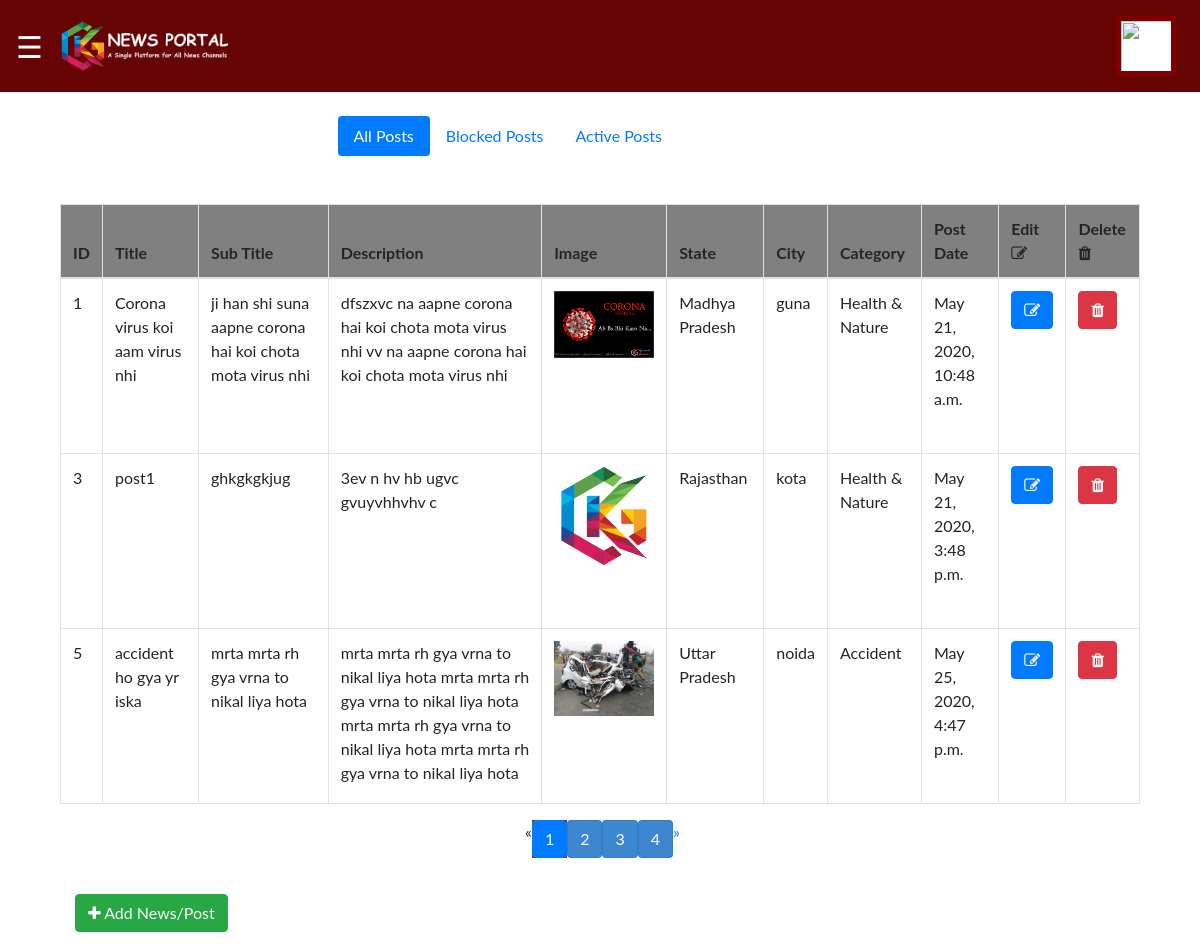
Page /super_admin/all_posts (signed in) on the committed database.
### kg_news/models.py (models this page shows, shortened)
class ChPost(models.Model):
    ch_post = models.ForeignKey(Add_news_ch, on_delete=models.CASCADE)
    title = models.CharField(max_length=50)
    sub_title = models.CharField(max_length=100)
    Description = models.TextField()
    img = models.ImageField(upload_to='uploads/posts', default='pna.jpg')
    related_img = models.ForeignKey(RelImg, on_delete=models.CASCADE)
    cdate = models.DateTimeField(auto_now_add=True)
    up_date = models.DateTimeField(auto_now=True)
    category = models.ForeignKey(Categories, on_delete=models.CASCADE)
    state = models.ForeignKey(State, on_delete=models.CASCADE)
    city = models.ForeignKey(City, on_delete=models.CASCADE)
    status = models.BooleanField(default=True)

class State(models.Model):
    STATE_CHOICE = (
        ('Rajasthan', "Rajasthan"),
        ('Madhya Pradesh', "Madhya Pradesh"),
        ('Uttar Pradesh', 'Uttar Pradesh'),
        ('Maharastra', 'Maharastra'),
        ('Gujrat', 'Gujrat'),
        ('Jammu and Kashmir', 'Jammu and Kashmir'),
        ('Bihar', 'Bihar')
    )
    state = models.CharField(choices=STATE_CHOICE, max_length=50, default='')
    status = models.BooleanField(default=True)
    def __str__(self):
        return self.state

class City(models.Model):
    city = models.CharField(max_length=100)
    cdate = models.DateTimeField(auto_now_add=True)
    def __str__(self):
        return self.city

class Categories(models.Model):
    category = models.CharField(max_length=50, unique=True)
    sub_cat = models.ForeignKey(SubCategory, on_delete=models.CASCADE)
    status = models.BooleanField(default=True)
    def __str__(self):
        return self.category

### super_admin/views.py (the view)
# urls.py: path('all_posts', views.all_posts, name='all_posts'),
def all_posts(request):
    if not request.session.get('ad_email'):
        return redirect('admin_login')
    posts=ChPost.objects.all()
    blockpost=ChPost.objects.filter(status=False)
    activepost=ChPost.objects.filter(status=True)
    page = request.GET.get('page', 1)
    paginator = Paginator(posts, 3)
    try:
        posts1 = paginator.page(page)
    except PageNotAnInteger:
        posts1 = paginator.page(1)
    except EmptyPage:
        posts1 = paginator.page(paginator.num_pages)
    paginator = Paginator(blockpost, 3)
    try:
        blockpost1 = paginator.page(page)
    except PageNotAnInteger:
        blockpost1 = paginator.page(1)
    except EmptyPage:
        blockpost1 = paginator.page(paginator.num_pages)
    paginator = Paginator(activepost, 3)
    try:
        activepost1 = paginator.page(page)
    except PageNotAnInteger:
        activepost1 = paginator.page(1)
    except EmptyPage:
        activepost1 = paginator.page(paginator.num_pages)
    dict={
        'posts':posts1,
        'blockpost':blockpost1,
        'activepost':activepost1
    }
    return render(request, 'super_admin/backend/all_posts.html', dict)

### templates/super_admin/backend/all_posts.html (shortened to what this page needs)
{% extends 'super_admin/base5.html' %}
{% load static %}
{% block main %}
<section>
<div class="container tablist" style="margin-top: 0px;">
  <br>
  <div class="container"><div class="row"> <div class="col-sm-3"></div> <div class="col-sm-6">
<ul class="nav nav-pills " role="tablist" >
    <li class="nav-item">
      <a class="nav-link active" data-toggle="pill" href="#home">All Posts</a>
    </li>
    <li class="nav-item">
      <a class="nav-link" data-toggle="pill" href="#menu1">Blocked Posts</a>
    </li>
    <li class="nav-item">
      <a class="nav-link" data-toggle="pill" href="#menu2">Active Posts</a>
    </li>
  </ul>
</div></div></div>
<br>
<div>
<div class="container">
  <div class="row">
  <div class="tab-content">
    <div id="home" class="container tab-pane active" style="background-color:white;"><br>
      <div class="table-responsive">
  <table class="table table-hover table-bordered table-responsive">
    <thead style="background-color:gray; margin:10px;">
      <tr>
        <th>ID</th>
        <th>Title</th>
        <th>Sub Title</th>
        <th>Description</th>
        <th>Image</th>
        <th>State</th>
        <th>City</th>
        <th>Category</th>
        <th>Post Date</th>
        <th>Edit<i class="fa fa-edit"></i></th>
        <th>Delete<i class="fa fa-trash" aria-hidden="true"></i></th>
      </tr>
    </thead>
    <tbody>
    {% for i in posts %}
      <tr>
        <td>{{ i.id }}</td>
        <td><div style="height:150px; overflow:scroll;">{{ i.title }}</div></td>
        <td><div style="height:150px; overflow:scroll;">{{ i.sub_title }}</div></td>
        <td><div style="height:150px; overflow:scroll;">{{ i.Description }}</div></td>
        <td><div style="width:100px;height:150px; overflow:scroll;"><img src="{{ i.img.url }}" alt="" width="100px;"></div></td>
        <td>{{ i.state }}</td>
        <td>{{ i.city }}</td>
        <td>{{ i.category }}</td>
        <td>{{ i.cdate }}</td>
        <td><a href="{% url 'ad_edit_post' i.id%}" class="btn btn-primary"><i class="fa fa-edit"></i></a></td>
        <td><a href="{% url 'ad_del_post' i.id %}" class="btn btn-danger"><i class="fa fa-trash" aria-hidden="true"></i></a></td>
      </tr>
      {% endfor %}
    </tbody>
  </table>
        </div>
<div class="container">
        <div class="row">
        <div class="col-md-5"></div>
        <div class="col-md-4">
            <center>
     {% if posts.has_other_pages %}
            <ul class="pagination">
                {% if posts.has_previous %}
                <li><a href="?page={{ users.previous_page_number }}">&laquo;</a></li>
                {% else %}
                <li class="disabled"><span>&laquo;</span></li>
                {% endif %}
                {% for i in posts.paginator.page_range %}
                {% if posts.number == i %}
                <li class="active"><span class="btn btn-primary" >{{ i }} <span class="sr-only">(current)</span></span></li>
                {% else %}
                <li><a href="?page={{ i }}" class="btn btn-primary" style="background-color:#2f7cceeb; border-color:#2f7cceeb;">{{ i }}</a></li>
                {% endif %}
                {% endfor %}
                {% if posts.has_next %}
                <li><a href="?page={{ users.next_page_number }}">&raquo;</a></li>
                {% else %}
                <li class="disabled"><span>&raquo;</span></li>
                {% endif %}
            </ul>
            {% endif %}
            </center>
        </div>
    </div>
    </div>
    </div>
  </div>
</div>
</div>
</div>
 <button class="btn btn-success" style="margin:20px 30px;"><a href="{% url 'ad_add_post' %}" style="color:white;"><i class="fa fa-plus"></i> Add News/Post</a></button></div>
</div>
{% endblock %}

### templates/super_admin/base5.html (shortened to what this page needs)
<!DOCTYPE html>
<html>
<head>
  {% load static %}
  <link rel="stylesheet" href="https://maxcdn.bootstrapcdn.com/bootstrap/4.5.0/css/bootstrap.min.css">
  <link href="https://stackpath.bootstrapcdn.com/font-awesome/4.7.0/css/font-awesome.min.css" rel="stylesheet">
</head>
<body>
<div id="main">
  <nav class="navbar navbar-expand-md bg-dark navbar-dark">
  <span style="font-size:30px;cursor:pointer; color:white;" onclick="openNav()">&#9776; </span>
    <a href="{% url 'choice_dash' %}" class="navbar-brand" style="padding-left:15px;"> <span><img src="{% static 'images_t/KG logo.png' %}" alt="" width="50px" height="50px"><img src="{% static 'images/lg4.png' %}" width="120px;"
                                                                                                         alt=""></span> </a>
  <div class="collapse navbar-collapse" id="collapsibleNavbar">
    <ul class="navbar-nav ml-auto">
      <li class="nav-item">
        <a class="nav-link" href="#" style="color:white; padding:10px; margin-top:15px; font-family:cursive;">{{i.reg_id}}</a>
      </li>
      <li class="nav-item">
        <a class="nav-link" href="{% url 'ad_profile' %}"><img src="{{ad_pro.image.url}}" alt="" width="60px" height="60px;" style="
    border: 5px solid maroon;
    position:relative;
    background-color:white;
    "></a>
      </li>
    </ul>
  </div>
</nav>
    {% block main %}
{% endblock %}
</body>
</html>

### templates/super_admin/base5.html (style rules this page uses)
body { font-family: "Lato", sans-serif; }
#main { transition: margin-left .5s; padding: 0px; }
.navbar { background-color:#660404!important; }
.active { background-color:#a71818; }

### rows in the picture
ChPost: id "1", title "Corona virus koi aam virus nhi", sub_title "ji han shi suna aapne corona hai koi chota mota virus nhi", Description "dfszxvc na aapne corona hai koi chota mota virus nhi vv na aapne corona hai koi chota mota virus nhi", img (picture), state "Madhya Pradesh", city "guna", category "Health & Nature", cdate "May 21, 2020, 10:48 a.m."
ChPost: id "3", title "post1", sub_title "ghkgkgkjug", Description "3ev n hv hb ugvc gvuyvhhvhv c", img (picture), state "Rajasthan", city "kota", category "Health & Nature", cdate "May 21, 2020, 3:48 p.m."
ChPost: id "5", title "accident ho gya yr iska", sub_title "mrta mrta rh gya vrna to nikal liya hota", Description "mrta mrta rh gya vrna to nikal liya hota mrta mrta rh gya vrna to nikal liya hota mrta mrta rh gya vrna to nikal liya hota mrta mrta rh gya vrna to nikal liya hota…", img (picture), state "Uttar Pradesh", city "noida", category "Accident", cdate "May 25, 2020, 4:47 p.m."

### other values in the picture
{{ i }} "1"
{{ i }} "2" "3" "4"
